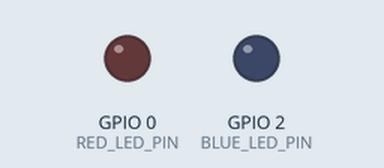
The sketch below on a simulated ESP8266 (NodeMCU). Shown: output pins drawn as LEDs (lit = HIGH). WiFi joins after 1.5 s; servers stay silent unless stated; pins used as bus, display or sensor lines are not drawn; what the sketch prints to the serial monitor is not drawn. At 48.9 s the program puts the board to deep sleep or switches it off; the recording ends there.

Above: at 0.0 s.
At 5.1 s:
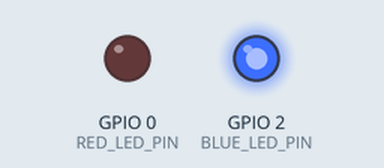
At 5.6 s:
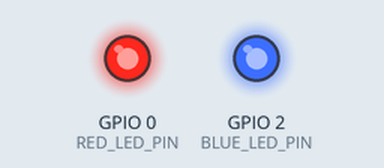
At 7.1 s:
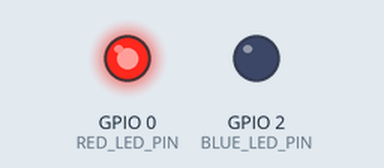
Timing chart, 0 to 48.9 s (numbered marks = the images above):
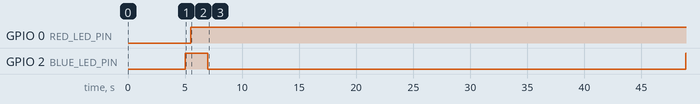

Measured:
- by itself, GPIO 0 (RED_LED_PIN): LOW → HIGH at 5.5 s
- by itself, GPIO 2 (BLUE_LED_PIN): LOW → HIGH at 5.0 s, → LOW 2.0 s later, → HIGH 41.9 s later

The sketch:

FinalProject.ino
```cpp
/*
 *  Authored by Jeremy Maxey-Vesperman with consultation from Zachary Goldasich
 *  Submitted 12/14/2017
 */

//Include wifi library for ESP8266
#include <ESP8266WiFi.h>
#include "SMTP.h"
#include "SensorMetrics.h"

/* Definitions */
#define RED_LED_PIN 0
#define BLUE_LED_PIN 2
#define CONFIG_UDPATE_PIN 5

#define BAUD_RATE 115200

#define DEFAULT_NETWORK_NAME "PlantLifeMonitor"
#define DEFAULT_NETWORK_PASS "PlzSenpaiGiveMeA"
#define DEFAULT_HOSTNAME "Plant_Node_1"

#define STARTUP_WAIT 5000
#define RETRY_ATTEMPTS 3
#define RETRY_DELAY 5000
#define TIMEOUT_INCREMENT 500
#define SLEEP_TIME 30e6 // 30e6 µSec is 30 seconds

#define SMTP_SUBJECT_LINE "Plant Alert!"

/* Global variables */
/* *** INSERT PLANT MONITOR EMAIL ADDRESS HERE *** */
SMTP updater("PLANT@MONITOR.EMAIL");
int attempts = 1;
bool f_Sent = false;

void setup() {

  // startup delay
  // wait so that a normal human has time to connect the serial monitor before program starts
  delay(STARTUP_WAIT);
  // begin serial communication at the defined baud rate
  Serial.begin(BAUD_RATE);

  // Wait for serial to initialize.
  while(!Serial) { }

  pinMode(0, OUTPUT); // red LED
  pinMode(2, OUTPUT); // blue LED
  digitalWrite(0, HIGH);
  digitalWrite(2, HIGH);

  // Turn on red LED to indicate sensor reading is in progress (remove for actual product implementation)
  digitalWrite(RED_LED_PIN , LOW);
  float * sensors = SensorMetrics::getSensors(); // read all sensors and store them in a float array
  digitalWrite(RED_LED_PIN, HIGH); // turn off the red LED (remove for actual product implementation)

  // Init variables for creating SMTP message
  String emailSubject = SMTP_SUBJECT_LINE; // Subject line of email message
  String emailBody = "";

  emailBody += "<h2><u>Plant Node 1</u></h2><br>";
  emailBody += "<h3>&emsp;Configuration:</h3><br>";
  emailBody += "&emsp;&emsp;<b>Mode:</b> Monitor<br>";
  emailBody += "&emsp;&emsp;<b>Update Interval:</b> " + String(SLEEP_TIME/1000000) + " seconds<br>";
  emailBody += "<h3>&emsp;Sensor Readings:</h3><br>";

  for(int i = 0; i < SensorMetrics::_SENSOR_DESCRIPTIONS_SIZE; i++) {
    emailBody += ("<b>" + SensorMetrics::_SENSOR_DESCRIPTIONS[i][0] + "</b>" + sensors[i] + SensorMetrics::_SENSOR_DESCRIPTIONS[i][1]);
  }

  delete [] sensors; // Clean up memory

  WiFi.forceSleepWake(); // workaround for Deep Sleep Mode bug #2186
  WiFi.hostname(DEFAULT_HOSTNAME); // change hostname to something more friendly
  // attempt to connect to the specified wireless network
  WiFi.begin(DEFAULT_NETWORK_NAME, DEFAULT_NETWORK_PASS);

  Serial.print("Connecting...");

  // Wait to be connected
  while(WiFi.status() != WL_CONNECTED) {
    delay(500);
    Serial.print(".");
  }

  Serial.println();

  // Let the user know we've connected and what our IP address is
  Serial.print("Connected!\tIP Address: ");
  Serial.println(WiFi.localIP());

  // Turn on blue LED to indicate an attempt to email (remove for actual product implementation)
  digitalWrite(BLUE_LED_PIN, LOW);
  // atempt to send the email up to 3 times before waiting for next cycle
  while(attempts <= RETRY_ATTEMPTS && !f_Sent) {
    Serial.println("\r\nAttempt #" + String(attempts));
    if(updater.sendUpdateEmail(emailSubject, emailBody)) { // if we successfully sent the update email...
      f_Sent = true; // indicate to the loop that the email sent successfully
    }
    else {
      // increment the timeout by TIMEOUT_INCREMENT per attempt to try to resolve comms issues
      int timeout = updater.getTimeout();
      timeout += TIMEOUT_INCREMENT;
      updater.updateTimeout(timeout);
      attempts++;
      // wait 5 seconds before trying again
      delay(RETRY_DELAY);
    }
  }
  digitalWrite(BLUE_LED_PIN, HIGH); // turn off the blue LED (remove for actual product implementation)

  Serial.println("Going into deep sleep for " + String(SLEEP_TIME/1000000) + " seconds");
  ESP.deepSleep(SLEEP_TIME, WAKE_RF_DEFAULT);
}

/* main loop */
void loop() {

}

// ©2017 Jeremy Maxey-Vesperman
```

SMTP.cpp
```cpp
/*
 *  Authored by Jeremy Maxey-Vesperman with consultation from Zachary Goldasich
 *  Submitted 12/14/2017
 */

// Include necessary header files
#include "Arduino.h"
#include "SMTP.h"
#include <ESP8266WiFi.h>

/* Definitions */
// Only support connection to Google's SMTP server through SSL socket
#define SMTP_SERVER "smtp.gmail.com"
#define SMTP_PORT 465
#define DEFAULT_RESPONSE_TIMEOUT 750 // Default wait time for responses from server


// Various SMTP commands and friendly names of commands
#define HELO_CMD "HELO Seedling"
#define AUTH_LOGIN_CMD "AUTH LOGIN"
#define USERNAME_CMD "Username"
#define PASSWORD_CMD "Password"
/* *** MODIFY THIS TO SPECIFY THE EMAIL ACCOUNT FOR THE MONITOR *** */
#define MAIL_FROM_CMD "MAIL FROM: <PLANT@MONITOR.EMAIL>" // No support for sending from different address atm
#define RCPT_TO_CMD_1 "RCPT TO: <"
#define RCPT_TO_CMD_2 ">"
#define DATA_CMD "DATA"
#define FROM_INPUT "From: Plant Life Monitor <plantlifemonitor@gmail.com>"
#define TO_INPUT "To: "
#define SUBJECT_INPUT "Subject: "
#define EOM_CMD "EOM"
#define QUIT_CMD "QUIT"
#define SMTP_TERMINATE_CHAR "." // EOM character for body of email
// ToDo: REMOVE THIS AND FORCE USER TO SPECIFY RECIPIENT ADDRESS AT SETUP
// *** MODIFY THIS TO SPECIFIY THE DEFAULT RECEIPIENT EMAIL ADDRESS ***
#define DEFAULT_RECIPIENT_ADDR "DEFAULT@RECEIPIENT.HERE" // Default recipient address

// Base64 encoded form of username and password for sender mailbox
// *** MODIFY THESE TO MAKE THIS WORK WITH YOUR EMAIL ACCOUNT ***
#define B64_USERNAME "INSERT_B64_ENCODED_USERNAME"
#define B64_PASSWORD "INSERT_B64_ENCODED_PASSWORD"

// SMTP server response codes
#define RESP_SERVICE_READY 220
#define RESP_ACTION_OKAY 250
#define RESP_AUTH_LOGIN 334
#define RESP_AUTHENTICATED 235
#define RESP_START_MAIL 354
#define RESP_CLOSE 221

// Formatting for error messages
#define INVAL_RESP_1 "Did not receive response "
#define INVAL_RESP_2 " to "
#define INVAL_RESP_3 " command."

// Diagnostics messages
#define EMAIL_SUCCESS_MSG "Email Sent Successfully!"
#define SMTP_CONNECT_SUCCESS_MSG "Successfully connected to SMTP Server!"
#define SMTP_CONNECT_FAILED_MSG "Failed to connect to SMTP server"
#define HELO_MSG "Issuing HELO command"
#define AUTH_LOGIN_MSG "Issuing AUTH LOGIN command"
#define USERNAME_MSG "Issuing USERNAME command"
#define PASSWORD_MSG "Issuing PASSWORD command"
#define MAIL_FROM_MSG "Issuing MAIL FROM command"
#define RCPT_TO_MSG "Issuing RCPT TO command: "
#define DATA_MSG "Issuing DATA command"
#define BODY_MSG "Sending body of message..."
#define EOM_MSG "Sending EOM character"
#define QUIT_MSG "Issuing QUIT command"

/* Variables */
WiFiClientSecure _smtpClient; // create a secure client object
int _timeout;
String _recipientAddr;
// Output message and flag
String _emailStatusMsg;
boolean f_EmailSuccessful;

/* Constructors */
// Default constructor uses default recipient address and timeout
SMTP::SMTP()
  : _recipientAddr(DEFAULT_RECIPIENT_ADDR), _timeout(DEFAULT_RESPONSE_TIMEOUT)
{
}

// Constructor that initializes recipient address to the one specified
SMTP::SMTP(String recipientAddr)
  : _recipientAddr(recipientAddr), _timeout(DEFAULT_RESPONSE_TIMEOUT)
{
}

/* Functions */

/* Method for sending update email via SMTP */
bool SMTP::sendUpdateEmail(String subject, String body) {
  // reinit output variables of the instance
  _emailStatusMsg = EMAIL_SUCCESS_MSG;
  f_EmailSuccessful = true;

  // if we successfully connect to the SMTP server...
  if (_smtpClient.connect(SMTP_SERVER, SMTP_PORT)) { // connect via SSL socket
    Serial.println(SMTP_CONNECT_SUCCESS_MSG);

    // create the recipient command string from the specified recipient address
    String recipientCmd = (RCPT_TO_CMD_1 + _recipientAddr + RCPT_TO_CMD_2);

    Serial.println(HELO_MSG);
    sendCmd(HELO_CMD, RESP_SERVICE_READY, HELO_CMD); // issue HELO command
    Serial.println(AUTH_LOGIN_MSG);
    sendCmd(AUTH_LOGIN_CMD, RESP_AUTH_LOGIN, AUTH_LOGIN_CMD); // issue authentication command
    Serial.println(USERNAME_MSG);
    sendCmd(B64_USERNAME, RESP_AUTH_LOGIN, USERNAME_CMD); // send username
    Serial.println(PASSWORD_MSG);
    sendCmd(B64_PASSWORD, RESP_AUTHENTICATED, PASSWORD_CMD); // send password
    Serial.println(MAIL_FROM_MSG);
    sendCmd(MAIL_FROM_CMD, RESP_ACTION_OKAY, MAIL_FROM_CMD); // specify address we are sending from
    Serial.println(RCPT_TO_MSG + recipientCmd);
    sendCmd(recipientCmd, RESP_ACTION_OKAY, recipientCmd); // specify address of the receiver
    Serial.println(DATA_MSG);
    sendCmd(DATA_CMD, RESP_START_MAIL, DATA_CMD); // issue DATA command to start sending message

    Serial.println(BODY_MSG);

    _smtpClient.println(FROM_INPUT); // send the From line
    delay(_timeout);
    _smtpClient.println(SUBJECT_INPUT + subject); // send the Subject line
    delay(_timeout);
    _smtpClient.println(TO_INPUT + _recipientAddr); // send the To line
	  delay(_timeout);
    _smtpClient.println("Mime-Version: 1.0;\r\nContent-Type: text/html; charset=\"ISO-8859-1\r\nContent-Transfer-Encoding: 7bit;");
    delay(_timeout);
	  _smtpClient.println();
    delay(_timeout);
    _smtpClient.println("<html>\r\n<body>\r\n" + body + "\r\n</body></html>"); // send message
    delay(_timeout);

    Serial.println(EOM_MSG);
    sendCmd(SMTP_TERMINATE_CHAR, RESP_ACTION_OKAY, EOM_CMD); // send terminating character to end message
    Serial.println(QUIT_MSG);
    sendCmd(QUIT_CMD, RESP_CLOSE, QUIT_CMD); // issue QUIT command to terminate session

    // output status message upon completion and return flag
    Serial.println(_emailStatusMsg);

    _smtpClient.stop(); //

    return f_EmailSuccessful;
  }
  else { // otherwise... output error and return false
    Serial.println(SMTP_CONNECT_FAILED_MSG);
    return false;
  }
}

/* Getter method to return timeout for connecting to SMTP server */
int SMTP::getTimeout() {
  return _timeout;
}

/* Setter method to update recipient email address */
// SHOULD ADD SOME WAY TO VERIFY VALID EMAIL FORMAT
void SMTP::updateRecipientAddr(String newAddr) {
  _recipientAddr = newAddr;
}

/* Setter method to update timeout for connecting to SMTP server */
void SMTP::updateTimeout(int newTimeout) {
  if(newTimeout > 0) { // if new timeout is a valid timeout setting...
    _timeout = newTimeout; // update
  }
  else { // otherwise...
    // allows for reseting to default without knowing the default setting
    _timeout = DEFAULT_RESPONSE_TIMEOUT; // reset to default
  }

}

/* Issues SMTP command and checks the response if sending email hasn't already failed */
void SMTP::sendCmd(String command, int expectedResponse, String cmdFriendlyName) {
  if (f_EmailSuccessful) { // if we haven't failed yet...
    _smtpClient.println(command); // issue the specified command
    if (readResponse() != expectedResponse) { // if the response code is not the expected one...
        _emailStatusMsg = genInvalResponse(cmdFriendlyName, expectedResponse); // update status message
        f_EmailSuccessful = false; // set the success flag to false
      }
  }
}

/* Reads entire response returned by the server. Returns the response code to the caller. */
int SMTP::readResponse() {
  String response = "";
  int i = 0;

  delay(_timeout); // wait specified amount of time for a response

  while(_smtpClient.available()) { // while there is something to read...
      char c = _smtpClient.read(); // read the character...
      Serial.print(c); // output the character...

      if(i < 3) { // first 3 characters are the first response code
        response += c;
        i++;
      }
    }

  if (response == "") { // return -1 if response not received before timeout
    return -1;
  }

  // else... return response code converted to int or 0 if no valid response string in first 3 characters
  return response.toInt();
}

/* Generates the invalid response string from response code expected and the command sent */
String SMTP::genInvalResponse(String command, int responseCode) {
  return (INVAL_RESP_1 + String(responseCode) + INVAL_RESP_2 + command + INVAL_RESP_3);
}

// ©2017 Jeremy Maxey-Vesperman
```

SMTP.h
```cpp
/*
 *  Authored by Jeremy Maxey-Vesperman with consultation from Zachary Goldasich
 *  Submitted 12/14/2017
 */

#ifndef SMTP_h
#define SMTP_h

// Include the necessary libraries
#include "Arduino.h"
#include <ESP8266WiFi.h>

/* SMTP class definition */
class SMTP {
	public:
		/* Constructors */
		SMTP(); // default constructor inits to default timeout and recipient address
		SMTP(String recipientAddr); // constructor that inits to different recipient address

		/* Public Functions and Methods */
		bool sendUpdateEmail(String subject, String body); // function for sending update email
		int getTimeout(); // function for getting the current timeout setting
		void updateRecipientAddr(String newAddr); // method for updating the recipient address
		void updateTimeout(int newTimeout); // method for updating the timeout
	private:
		/* Private Instance Variables */
		WiFiClientSecure _smtpClient; // secure TCP client object
		int _timeout; // how long to wait for a server response
		String _recipientAddr; // email address of the recipient
		String _emailStatusMsg; // output status message
		bool f_EmailSuccessful; // output status flag

		/* Private Functions and Methods */
		void sendCmd(String command, int expectedResponse, String cmdFriendlyName); // method for sending commands and validating response codes
		int readResponse(); // function for reading server responses
		String genInvalResponse(String command, int responseCode); // function for generating an invalid server response error message
};

#endif

// ©2017 Jeremy Maxey-Vesperman
```

SensorMetrics.h
```cpp
/*
 *  Authored by Jeremy Maxey-Vesperman with consultation from Zachary Goldasich
 *  Submitted 12/14/2017
 */

#ifndef SensorMetrics_h
#define SensorMetrics_h

// Include the necessary libraries
#include "Arduino.h"
#include <SPI.h>
#include <math.h>

/* SensorMetrics class definition */
class SensorMetrics {
	public:
		/* Public Functions and Methods */
		static void externADCOn();
		static void externADCOff();
		static void setupExternADC();
		static float* getSensors(); // function to get all sensor readings
		static float getLux (bool externADC=true); // function to get light intensity reading (Lux) from photoresistor
		static float getTempK (bool externADC=true); // function to get temperature in Kelvin from thermistor
		static float getTempF (bool externADC=true); // function to get temperature in Fahrenheit from thermistor
		static float getTempC (bool externADC=true); // function to get temperature in Celsius from thermistor
		static float getMoistureLvl(bool externADC=true); // function to get moisture level %
		static float getBatteryLvl(); // function to get the battery voltage

		/* Public Class Constants */
    static const int _SENSOR_DESCRIPTIONS_SIZE;
		static const String _SENSOR_DESCRIPTIONS[][2];
	private:
		/* Private Functions and Methods */
		static int readInternADC(); // function for getting readings from the ESP8266's internal ADC
		static int readExternADC(int ch); // function for reading from external SPI ADC chip
		static float getVMeas(int adc, bool externADC=true); // function to convert adc value into voltage
		static float getVDivVin(float r1, float r2, float vDrop, bool vDropAcrossR1=false); // function to calculate input voltage to voltage divider circuit
		static float getVDivR1(float vMeas, int r2, bool externADC); // function to convert measured voltage into R1 value of a voltage divider circuit
};

#endif

// ©2017 Jeremy Maxey-Vesperman
```

Source omitted: SensorMetrics.cpp (10832 bytes)
